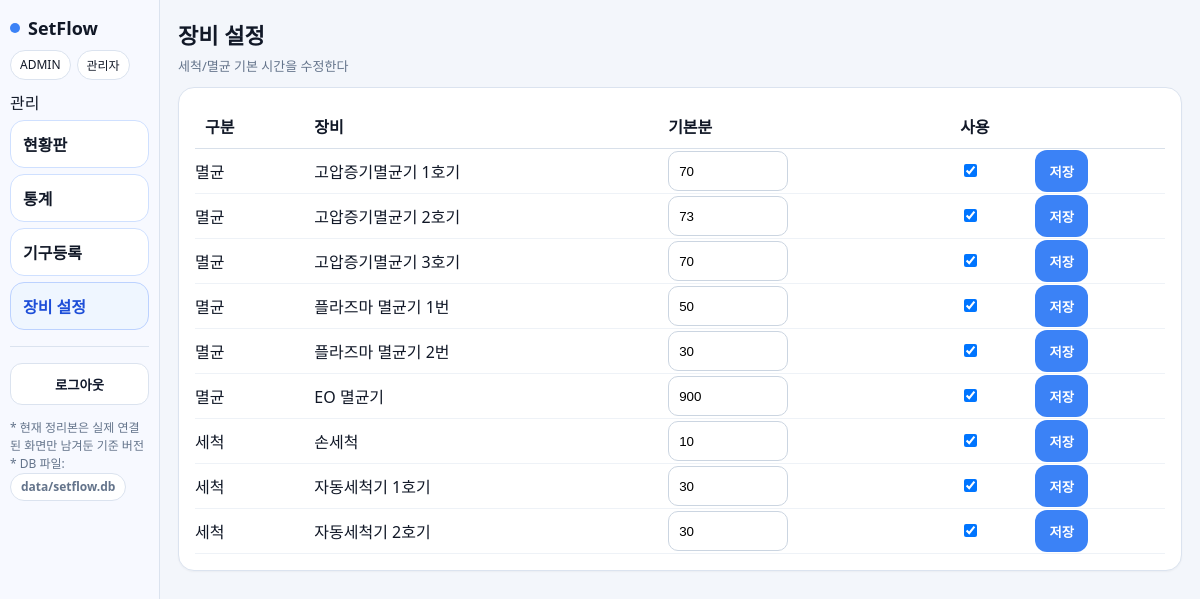
/admin (signed in), run on the app's committed database.
### setflow/models.py (models this page shows)
class Base(DeclarativeBase):
    pass

class MachineConfig(Base):
    __tablename__ = "machine_configs"
    id: Mapped[int] = mapped_column(primary_key=True)
    machine_key: Mapped[str] = mapped_column(String(50), unique=True, index=True)
    machine_name: Mapped[str] = mapped_column(String(100))
    process_type: Mapped[str] = mapped_column(String(20), index=True)
    duration_minutes: Mapped[int] = mapped_column(Integer, default=30)
    active: Mapped[bool] = mapped_column(Boolean, default=True)

### app.py (the view)
@app.get("/admin", response_class=HTMLResponse)
def admin_page(request: Request, db=Depends(db_dep)):
    if request.session.get("role") != "admin":
        return RedirectResponse("/login")
    machines = db.query(MachineConfig).order_by(MachineConfig.process_type, MachineConfig.id).all()
    ctx = template_ctx(request, active="admin")
    ctx.update({"machines": machines, "admin_pin": ADMIN_PIN})
    return templates.TemplateResponse("admin.html", ctx)

### templates/admin.html (shortened to what this page needs)
{% extends "base.html" %}
{% block content %}
<div class="page-head">
  <div>
    <h1 class="page-title">장비 설정</h1>
    <div class="subtle">세척/멸균 기본 시간을 수정한다</div>
  </div>
</div>
<div class="card">
  <table style="width:100%;border-collapse:collapse">
    <thead><tr style="text-align:left;border-bottom:1px solid #d8e0ea"><th style="padding:10px">구분</th><th>장비</th><th>기본분</th><th>사용</th><th></th></tr></thead>
    <tbody>
    {% for m in machines %}
      <tr style="border-bottom:1px solid #eef2f7">
        <td style="padding:10px 0">{{ '세척' if m.process_type=='wash' else '멸균' }}</td>
        <td>{{m.machine_name}}</td>
        <td>
          <form method="post" action="/admin/machine/update" style="display:flex;gap:8px;align-items:center">
            <input name="duration_minutes" type="number" min="1" value="{{m.duration_minutes}}" style="height:40px;border:1px solid #cbd5e1;border-radius:10px;padding:0 10px;width:120px">
        </td>
        <td><input type="checkbox" name="active" value="1" {% if m.active %}checked{% endif %}></td>
        <td><button class="btn" type="submit">저장</button></form></td>
      </tr>
    {% endfor %}
    </tbody>
  </table>
</div>
{% endblock %}

### static/styles.css (style rules this page uses)
:root { --bg:#f3f6fb; --card:#ffffff; --muted:#64748b; --primary:#3b82f6; --primary-weak:#eff6ff; --border:#dbe3ef; --shadow:0 1px 2px rgba(0,0,0,.04); --radius:16px; --s-return:#94a3b8; --s-receive:#3b82f6; --s-wash:#14b8a6; --s-washdone:#2563eb; --s-ster:#f59e0b; --s-sterdone:#16a34a; --s-out:#7c3aed; }
* { box-sizing:border-box }
html,body { margin:0;padding:0 }
body { font-family: ui-sans-serif, system-ui, -apple-system, Segoe UI, Roboto, Helvetica, Arial, "Apple SD Gothic Neo", "Noto Sans KR", "Malgun Gothic", sans-serif; background:var(--bg); color:#111827; }
.btn { display:inline-flex;align-items:center;justify-content:center;padding:10px 14px;border-radius:12px;border:none;background:var(--primary);color:#fff;cursor:pointer;font-weight:800;height:42px }
.page-head { display:flex;justify-content:space-between;align-items:flex-start;gap:14px;flex-wrap:wrap;margin-bottom:12px }
.page-title { font-size:22px;font-weight:800;margin:0 0 6px 0 }
.subtle { color:var(--muted);font-size:13px }
.card { background:var(--card);border:1px solid var(--border);border-radius:var(--radius);box-shadow:var(--shadow);padding:16px }

### data on the page
MachineConfig: process_type "멸균", machine_name "고압증기멸균기 1호기", duration_minutes "70", active "☑"
MachineConfig: process_type "멸균", machine_name "고압증기멸균기 2호기", duration_minutes "73", active "☑"
MachineConfig: process_type "멸균", machine_name "고압증기멸균기 3호기", duration_minutes "70", active "☑"
MachineConfig: process_type "멸균", machine_name "플라즈마 멸균기 1번", duration_minutes "50", active "☑"
MachineConfig: process_type "멸균", machine_name "플라즈마 멸균기 2번", duration_minutes "30", active "☑"
MachineConfig: process_type "멸균", machine_name "EO 멸균기", duration_minutes "900", active "☑"
MachineConfig: process_type "세척", machine_name "손세척", duration_minutes "10", active "☑"
MachineConfig: process_type "세척", machine_name "자동세척기 1호기", duration_minutes "30", active "☑"
MachineConfig: process_type "세척", machine_name "자동세척기 2호기", duration_minutes "30", active "☑"

### other printed values
{{ role|upper }} "ADMIN"
{{ label }} "관리자"
